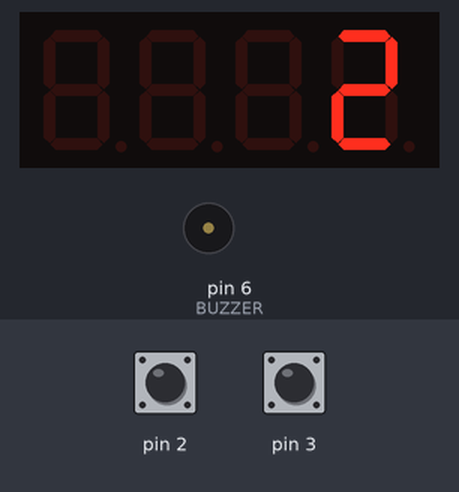
This sketch was run on a simulated Arduino Uno, built with avr-gcc and run on an emulated ATmega328P. On the bench: 4-digit seven-segment display, buzzer (waves = sounding, pin HIGH). Inputs (shaded band) come from the test bench; at power-on: pin 3 HIGH, pin 2 HIGH.

Above: at 1.2 s.
1.3 s: pin 3 pulled LOW for 0.15 s
At 3.3 s:
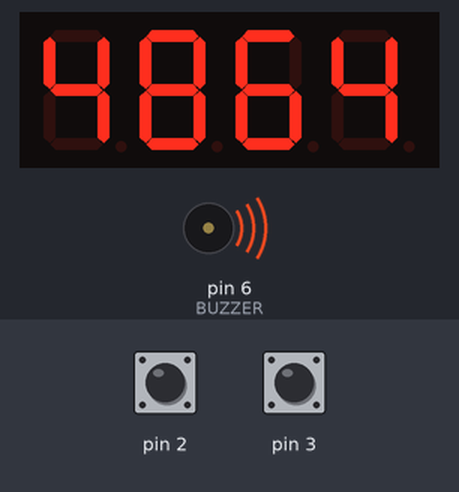
7.5 s: pin 2 pulled LOW for 1 s
At 9.6 s:
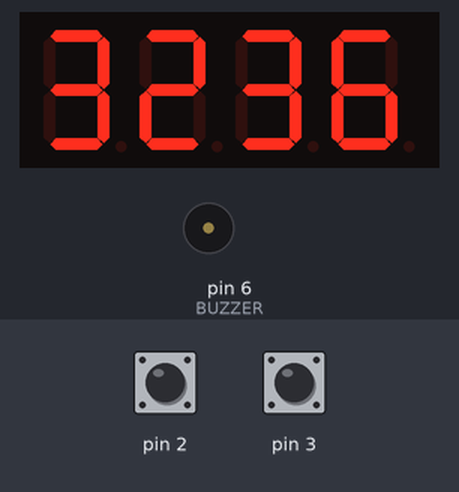
11.4 s: pin 3 pulled LOW for 1 s
At 15.9 s:
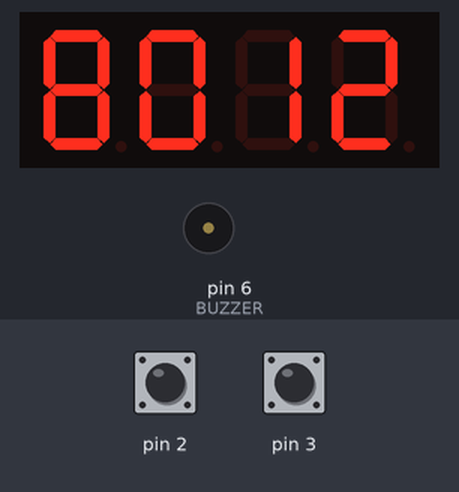
Timing chart, 0 to 16.4 s (numbered marks = the images above; inputs shaded):
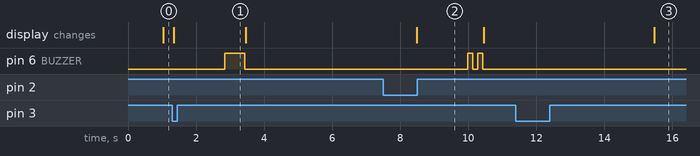

The sketch:

InterruptHandling.ino
```cpp
#include<TM1637Display.h>
#include<avr/io.h>
#include<avr/interrupt.h>

#define CLK 9
#define DIO 8
#define BUZZER 6

TM1637Display display(CLK,DIO);

volatile unsigned int counter = 0;
volatile bool highEvent = false;
volatile bool mediumEvent = false;

volatile unsigned long triggerTime = 0;
volatile unsigned long isrStartTime = 0;
volatile unsigned long latencyValue = 0;
volatile bool showLatency = false;

volatile unsigned long triggerTimeMedium = 0;
volatile unsigned long isrStartTimeMedium = 0;
volatile unsigned long latencyValueMedium = 0;
volatile bool showLatencyMedium = false;


  enum SystemState{
    NORMAL_MODE,
    MEDIUM_MODE,
    HIGH_MODE
  };

SystemState currentState = NORMAL_MODE;


void setup() {
  display.setBrightness(7);

  pinMode(BUZZER,OUTPUT);

  pinMode(2,INPUT_PULLUP);
  attachInterrupt(digitalPinToInterrupt(2),
  highPriorityISR,FALLING);

  pinMode(3,INPUT_PULLUP);
  attachInterrupt(digitalPinToInterrupt(3),
  mediumPriorityISR,FALLING);


  cli();

  TCCR1A = 0;
  TCCR1B = 0;
  TCNT1 = 0;

  OCR1A = 15624;
  TCCR1B |= (1 <<WGM12);
  TCCR1B |= (1 <<CS12) | (1 <<CS10);
  TIMSK1 |= (1<<OCIE1A);

  sei();

}

ISR(TIMER1_COMPA_vect){
    //low priority interrupt
    if(currentState == NORMAL_MODE){
     counter++;
    }

}

void mediumPriorityISR(){
  //TIMSK1 &= ~(1 << OCIE1A);
  //sei();
  //display.showNumberDec(5555);
  //for (volatile long i = 0;i<400000;i++);

  isrStartTimeMedium = micros();
  latencyValueMedium = isrStartTimeMedium - triggerTimeMedium;
  showLatencyMedium = true;

  if(currentState != HIGH_MODE){
    mediumEvent = true;
}

  //TIMSK1 |= (1<< OCIE1A);
}

void highPriorityISR(){

  isrStartTime = micros();
  latencyValue = isrStartTime - triggerTime;
  showLatency = true;

  //TIMSK1 &= ~(1 << OCIE1A);

  highEvent = true;

  //running = !running;

  //display.showNumberDec(9999);

  //for(volatile long i = 0;i< 500000;i++);
 // TIMSK1 |= (1<<OCIE1A);
  }


void loop() {

  triggerTime = micros();
  triggerTimeMedium = micros();

  if(showLatency){
    display.showNumberDec(latencyValue);
    delay(1500);
    showLatency = false;
  }

  else if(showLatencyMedium){
    display.showNumberDec(latencyValueMedium);
    delay(1500);
    showLatencyMedium = false;
  }

  if(highEvent){
    currentState = HIGH_MODE;

    digitalWrite(BUZZER,HIGH);
    delay(150);
    digitalWrite(BUZZER,LOW);
    delay(150);
    digitalWrite(BUZZER,HIGH);
    delay(150);
    digitalWrite(BUZZER,LOW);


    display.showNumberDec(9999);
    delay(5000);

    highEvent = false;
    currentState = NORMAL_MODE;
   // TIMSK1 |= (1 << OCIE1A);
  }

  else if(mediumEvent){
    currentState = MEDIUM_MODE;
    counter = 0;

    digitalWrite(BUZZER,HIGH);
    delay(600);
    digitalWrite(BUZZER,LOW);

    display.showNumberDec(8888);
    delay(5000);

    mediumEvent = false;
    currentState = NORMAL_MODE;
   // TIMSK1 |= (1 << OCIE1A);
  }

  else{
  display.showNumberDec(counter);
  }

}
```

Measured:
- after the input at 1.3 s, pin 6 (BUZZER): LOW → HIGH after 1.5 s, → LOW 0.60 s later
- after the input at 7.5 s, pin 6 (BUZZER): alternates HIGH for 0.15 s and LOW for 0.15 s, 4 changes in all, then stays LOW, starting after 2.5 s
